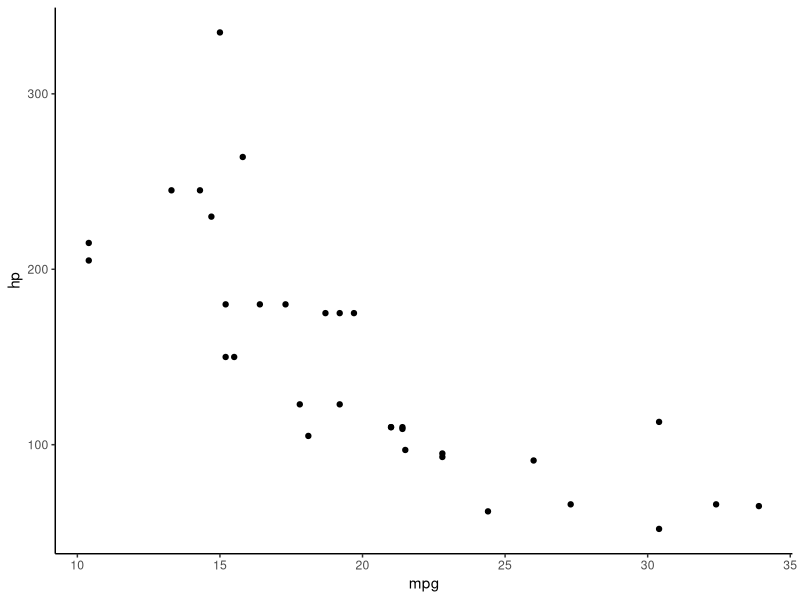

Source code (R):
data(mtcars)

library(ggplot2)
str(mtcars)
ggplot(mtcars, aes(x = mpg,  y = hp))+geom_point()+theme_classic()

#Just a comment

m_1 <- lm(data = mtcars, formula = hp~mpg)
